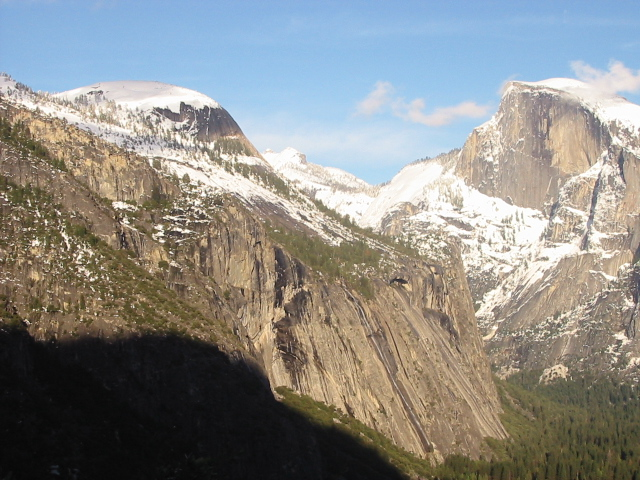
#> input picture CSE_4310_Computer_Vision/assignment_1/img/yosemite1.jpg, 640 x 480 px
$ python color_space_test.py 1.0 1.0 1.0
#> lines starting #> are read from the running program, lines starting #| are printed output that depends on the picture; after the words box and inside, x2 and y2 are one past the last pixel; in counts of white or black regions, pixels touching at a corner belong together
#> further down, img is the input picture: shape (480, 640, 3); mean R, G, B 139.5, 139.3, 135.4
import numpy as np
import skimage.io as io
import skimage.color as color
from skimage import transform
import sys
import matplotlib.pyplot as plt

def RGBtoHSV(img):
    # Normalizing the RGB numpy array and storing them into specific RGB for computation later
    img = img/255.0
    R = img[:, :, 0]
    G = img[:, :, 1]
    B = img[:, :, 2]
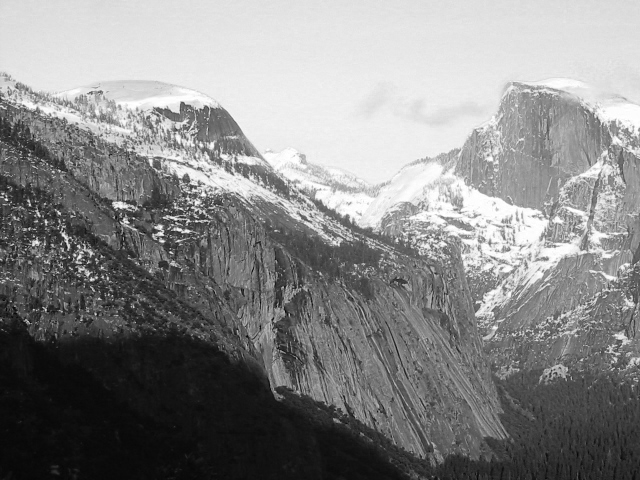
#> B: shape (480, 640) float64; min 0.00392, max 1, mean 0.531

    value = np.max(img, axis=2) # Computes value in HSV
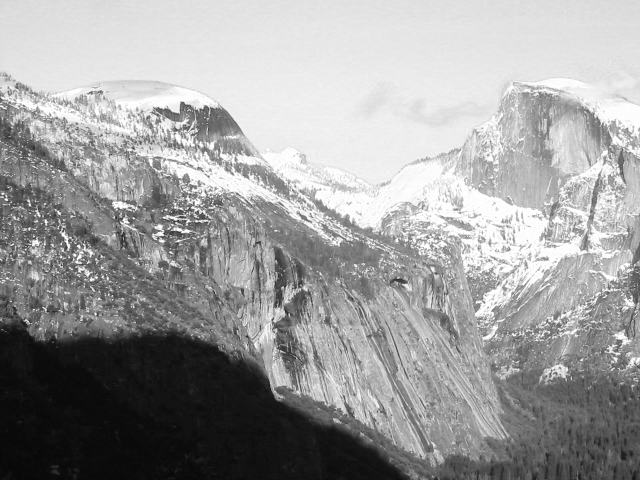
#> value: shape (480, 640) float64; min 0.0235, max 1, mean 0.616
    chroma = value - np.min(img, axis=2) # Computes chroma to be used to find the saturation in HSV later
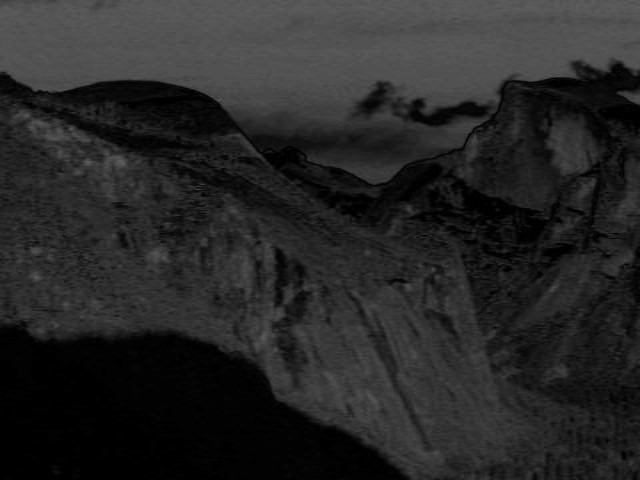
#> chroma: shape (480, 640) float64; min 0, max 0.376, mean 0.154
    # Computes saturation in HSV
    if(value == 0).all():
        sat = 0
    else:
        sat = chroma/value
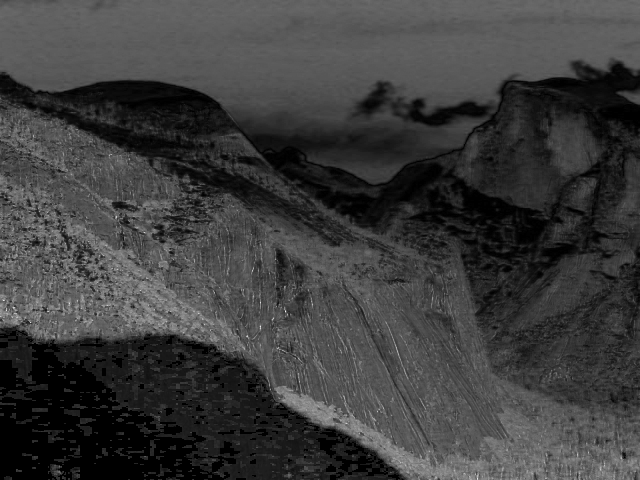
#> sat: shape (480, 640) float64; min 0, max 0.969, mean 0.24

    # Calculates the angle of the hue hexagon that corresponds to a specific color
    hue_prime = chroma > 0
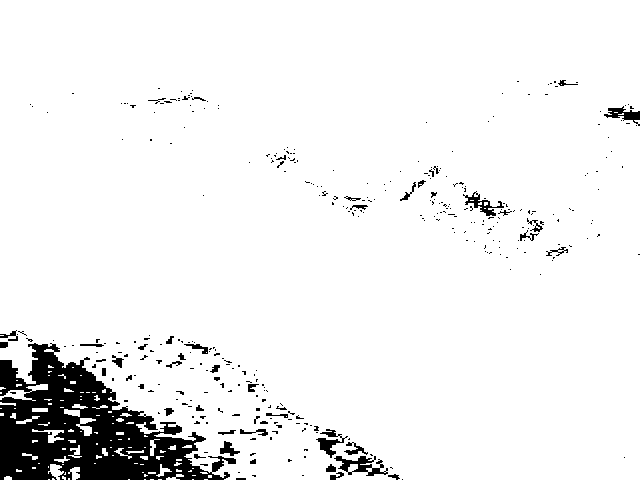
#> hue_prime: shape (480, 640) bool; 93.5% white; 355 black regions (305 under 20 px), largest, box (x1, y1, x2, y2) and area: (0, 343, 236, 480) 15528, (334, 456, 388, 476) 476, (316, 429, 348, 458) 320
    if(chroma == 0).all():
        hue_prime = 0
    elif(value == R).all():
        hue_prime = ((G-B)/chroma)%6
    elif(value == G).all():
        hue_prime = ((B-R)/chroma)+2
    elif(value == B).all():
        hue_prime = ((R-G)/chroma)+4

    # Calculates the actual value of hue within the ranges of [0,360] given the angle
    hue = 60*hue_prime

    # Stores the HSV back into the Numpy representations of RGB
    img[:, :, 0] = hue
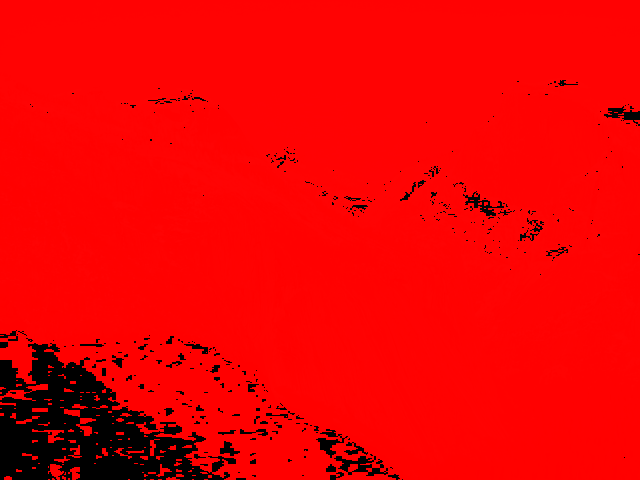
#> img: shape (480, 640, 3) float64; mean of channels 0, 1, 2 56.1, 0.5, 0.5; drawn with min black and max white
    img[:, :, 1] = sat
    img[:, :, 2] = value

    return img

def HSVtoRGB(img, hue, sat, value):
    # Storing the hsv values from the argument into the image array
    img[:, :, 0] = img[:, :, 0] + hue
    img[:, :, 1] = img[:, :, 1] + sat
    img[:, :, 2] = img[:, :, 2] + value
    h = img[:, :, 0]
    s = img[:, :, 1]
    v = img[:, :, 2]

    c = v*s # chroma
    hue_prime = h/60.0 # normalizing hue
    X = c * (1-np.abs(hue_prime % 2 - 1)) # second largest component of the color
    m = v-c # difference of chroma from value

    # Calculates the RGB values
    R_prime, G_prime, B_prime = 0,0,0
    for i in range(len(img)):
        for j in range(len(img[i])):
            if(hue_prime[i,j] >= 0 and hue_prime[i,j] < 1):
                (R_prime, G_prime, B_prime) = (c[i,j], X[i,j], 0)
            elif(hue_prime[i,j] >= 1 and hue_prime[i,j] < 2):
                (R_prime, G_prime, B_prime) = (X[i,j], c[i,j], 0)
            elif(hue_prime[i,j] >= 2 and hue_prime[i,j] < 3):
                (R_prime, G_prime, B_prime) = (0, X[i,j], c[i,j])
            elif(hue_prime[i,j] >= 3 and hue_prime[i,j] < 4):
                (R_prime, G_prime, B_prime) = (0, X[i,j], c[i,j])
            elif(hue_prime[i,j] >= 4 and hue_prime[i,j] < 5):
                (R_prime, G_prime, B_prime) = (X[i,j], 0, c[i,j])
            elif(hue_prime[i,j] >= 5 and hue_prime[i,j] < 6):
                (R_prime, G_prime, B_prime) = (c[i,j], 0, X[i,j])

            img[i,j,0] = float(R_prime) + float(m[i,j])
            img[i,j,1] = float(G_prime) + float(m[i,j])
            img[i,j,2] = float(B_prime) + float(m[i,j])

    return img

# /////Main/////

img = io.imread("img/yosemite1.jpg") # reads the specified img file

# Stores the command line arguments into its corresponding representation
filename = str(sys.argv[0])
hue = float(sys.argv[1])
sat = float(sys.argv[2])
value = float(sys.argv[3])
# Gives an error whenever the saturation and value values are not within the specified ranges and exits the program
if not 0<=sat<=1 or not 0<=value<=1:
    print("WARNING: Either saturation and/or value is not within the range [0,1]")
    exit()

# Convert to RGB from RGBA (if applicable)
if img.ndim == 3 and img.shape[2] == 4:
    img = color.rgba2rgb(img)

# Displays the original image
io.imshow(img)
io.show()

# Convert from RGB to HSV
HSV_img = RGBtoHSV(img)
io.imshow(HSV_img)
io.show()
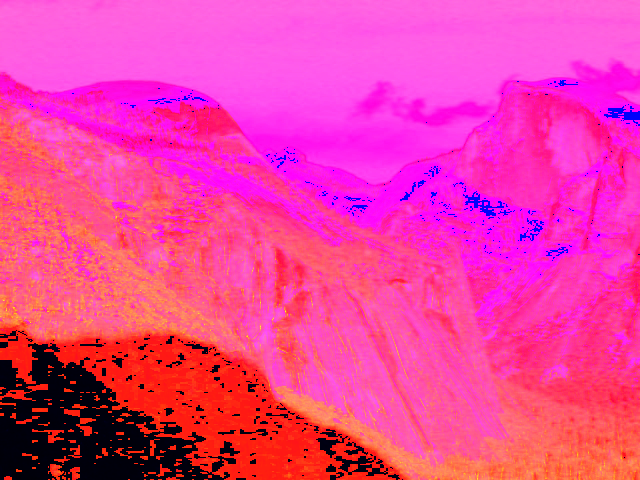
#> shown: shape (480, 640, 3) float64; mean R, G, B 0.935, 0.24, 0.616
#> (the run stopped early here; a loop or call above may not have finished)

$ run again, with CSE_4310_Computer_Vision/assignment_1/img/Rainier1.png saved as CSE_4310_Computer_Vision/assignment_1/img/yosemite1.jpg
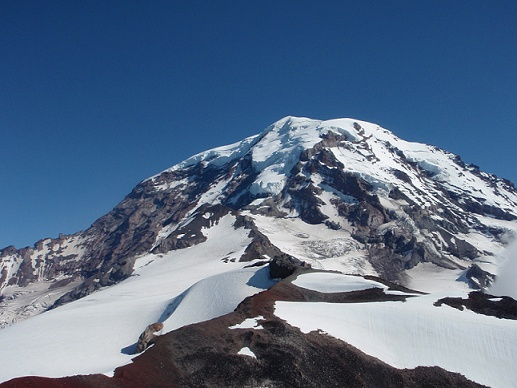
#> input picture CSE_4310_Computer_Vision/assignment_1/img/Rainier1.png, 517 x 388 px
#> img is the input picture: shape (388, 517, 3); mean R, G, B 88.9, 109.3, 135.8
#> in RGBtoHSV, `hue_prime = chroma > 0`:
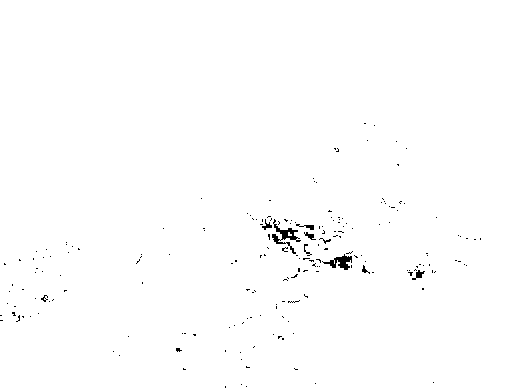
#> hue_prime: shape (388, 517) bool; 99.4% white; black in thin lines or dots, all inside (x1, y1, x2, y2) = (0, 123, 481, 388)
#> `io.show()`:
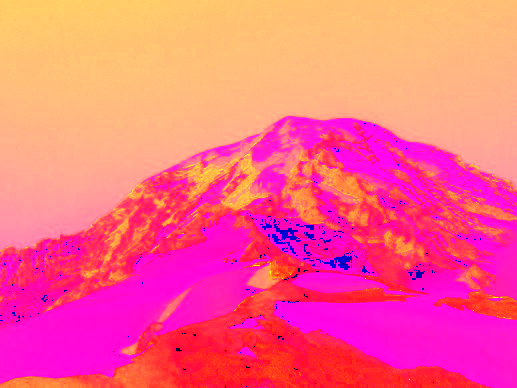
#> shown: shape (388, 517, 3) float64; mean R, G, B 0.994, 0.396, 0.535
